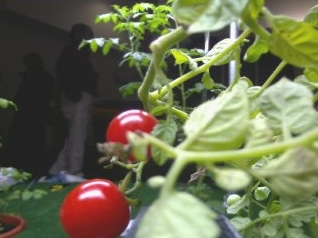
#> input picture Imagens/tomato_124.jpg, 318 x 238 px, found by its file name
$ python exemplo12.py
#> lines starting #> are read from the running program, lines starting #| are printed output that depends on the picture; after the words box and inside, x2 and y2 are one past the last pixel; in counts of white or black regions, pixels touching at a corner belong together
import cv2
import numpy as np
from matplotlib import pyplot as plt

I = cv2.imread('./Imagens/tomato_124.jpg')
#> I is the input picture: shape (238, 318, 3); mean B, G, R 82.4, 112.8, 109.7

#segmentação baseada em cor

r_ref = 166
g_ref = 32
b_ref = 33

delta = 20 #tolerância

B = I[:,:,0]
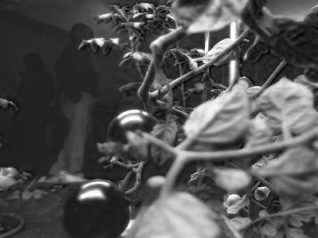
#> B: shape (238, 318); min 0, max 255, mean 82.4
G = I[:,:,1]
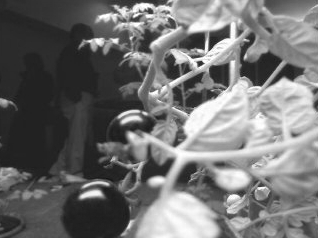
#> G: shape (238, 318); min 18, max 255, mean 112.8
R = I[:,:,2]
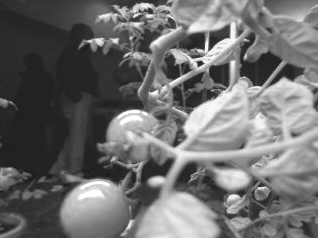
#> R: shape (238, 318); min 23, max 255, mean 109.7

Mb = (R>=(r_ref-delta)) & (R<=(r_ref+delta))
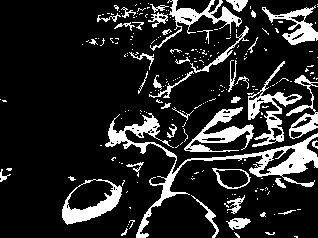
#> Mb: shape (238, 318) bool; 15.4% white; 234 white regions (190 under 20 px), largest, box (x1, y1, x2, y2) and area: (105, 113, 318, 238) 3068, (184, 107, 254, 152) 1088, (248, 61, 302, 147) 1067
Mg = (G>=(g_ref-delta)) & (G<=(g_ref+delta))
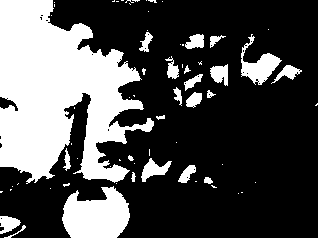
#> Mg: shape (238, 318) bool; 30.7% white; 67 white regions (44 under 20 px), largest, box (x1, y1, x2, y2) and area: (0, 0, 154, 184) 17140, (62, 186, 130, 238) 2589, (241, 34, 282, 85) 801
Mr = (B>=(b_ref-delta)) & (B<=(b_ref+delta))
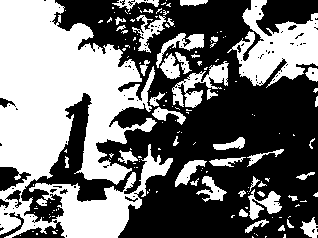
#> Mr: shape (238, 318) bool; 45% white; 157 white regions (114 under 20 px), largest, box (x1, y1, x2, y2) and area: (0, 0, 173, 238) 23472, (227, 0, 318, 88) 3993, (172, 61, 229, 108) 1012

M = Mb & Mg & Mr
#> M: shape (238, 318) bool; 1.6% white; 2 white regions, box (x1, y1, x2, y2) and area: (62, 186, 122, 225) 822, (108, 118, 154, 142) 365

#apresenta resultados
n_linhas,n_colunas,n_camadas = I.shape
#> n_linhas = 238; n_colunas = 318; n_camadas = 3
Ibin = np.zeros((n_linhas,n_colunas),dtype=np.uint8)

Ibin[M] = 255

# Criar subplot com 1 linha e 2 colunas
plt.figure(figsize=(12, 5))

# Primeira imagem (original)
plt.subplot(1, 2, 1)
plt.imshow(cv2.cvtColor(I, cv2.COLOR_BGR2RGB))
plt.title('Imagem Original')
plt.axis('off')

# Segunda imagem (segmentação)
plt.subplot(1, 2, 2)
plt.imshow(Ibin, cmap='gray')
plt.title('Segmentação por Cor')
plt.axis('off')

plt.tight_layout()
plt.show()
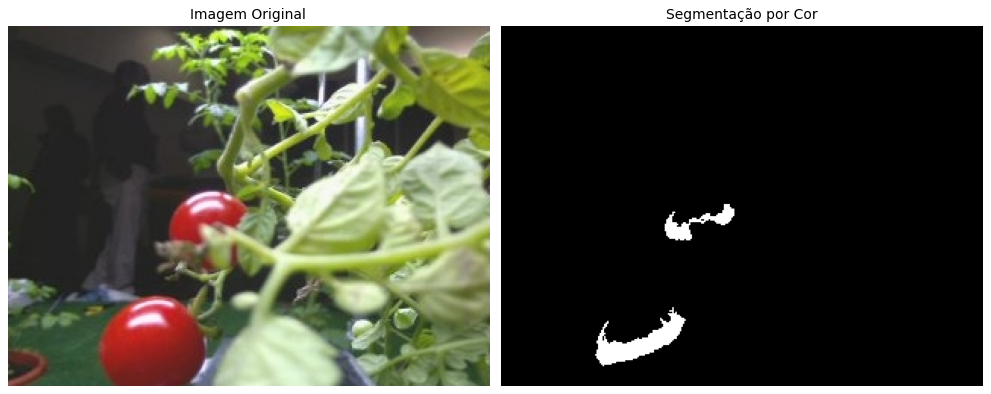
#> figure drawn by matplotlib, 2 panels

$ run again, with Imagens/Burrinhos.jpg copied over Imagens/tomato_124.jpg
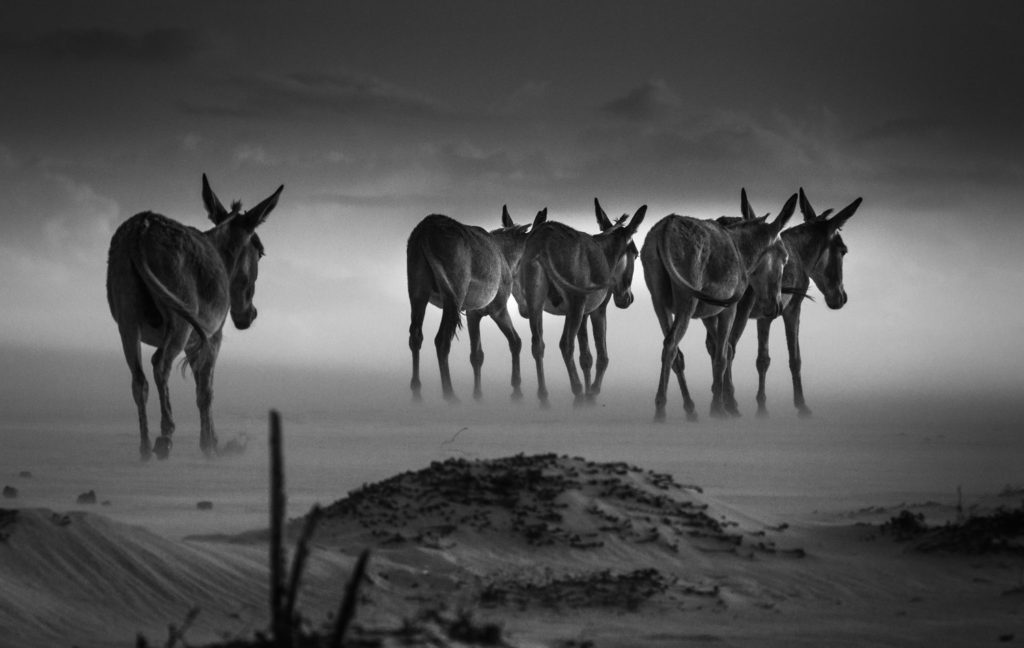
#> input picture Imagens/Burrinhos.jpg, 1024 x 648 px, found by its file name
#> I is the input picture: shape (648, 1024, 3); min 0, max 255, mean 83.7
#> `Mb = (R>=(r_ref-delta)) & (R<=(r_ref+delta))`:
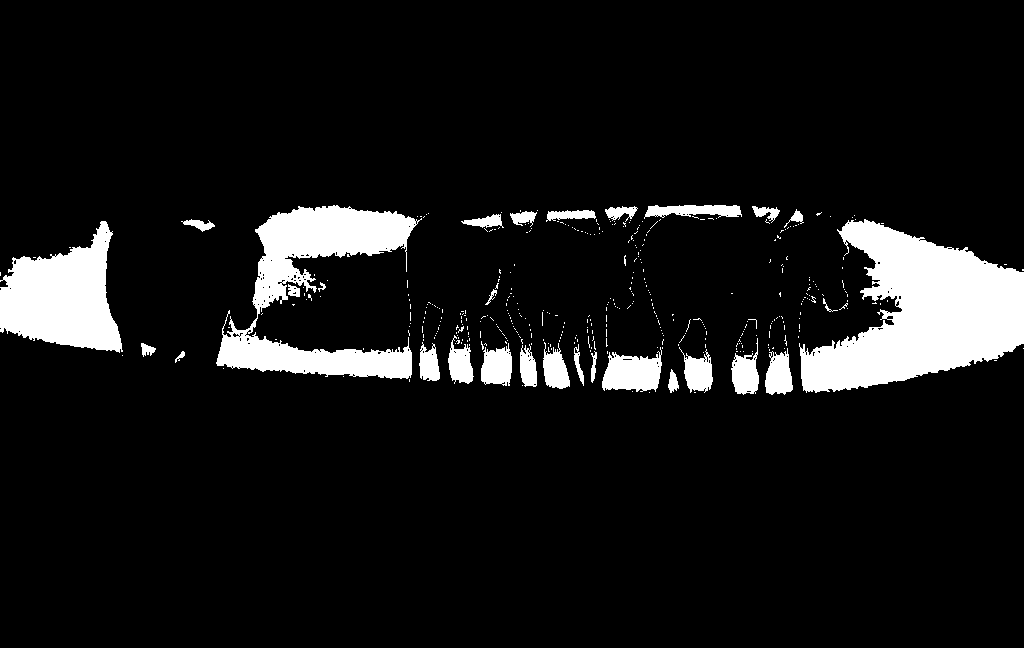
#> Mb: shape (648, 1024) bool; 8.8% white; 410 white regions (381 under 20 px), largest, box (x1, y1, x2, y2) and area: (799, 219, 1024, 393) 22082, (216, 205, 422, 379) 13815, (0, 221, 123, 353) 9921
#> Mg: shape (648, 1024) bool; 26.9% white; 407 white regions (318 under 20 px), largest, box (x1, y1, x2, y2) and area: (164, 412, 669, 648) 33380, (0, 0, 418, 125) 29707, (753, 0, 1024, 158) 28932
#> Mr: shape (648, 1024) bool; 28.1% white; 440 white regions (343 under 20 px), largest, box (x1, y1, x2, y2) and area: (85, 412, 669, 648) 35601, (0, 0, 440, 128) 32534, (728, 0, 1024, 160) 30625
#> M: shape (648, 1024) bool; every value is 0
#> `plt.show()`:
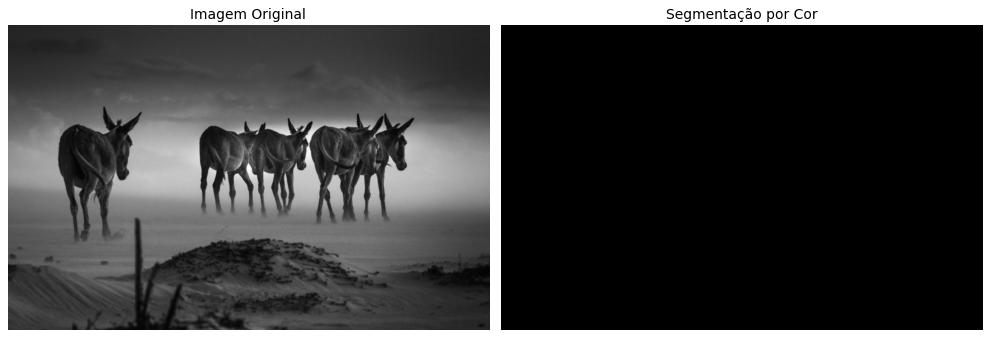
#> figure drawn by matplotlib, 2 panels

$ run again, with Imagens/Fingerprint.jpg copied over Imagens/tomato_124.jpg
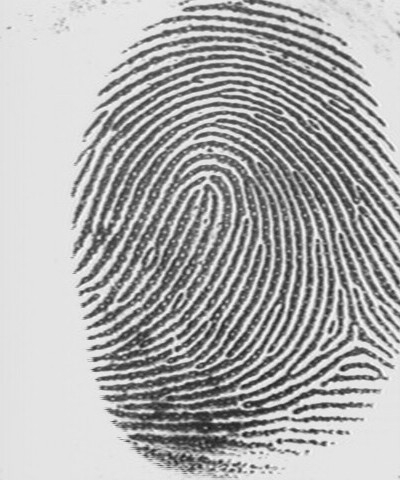
#> input picture Imagens/Fingerprint.jpg, 400 x 480 px, found by its file name
#> I is the input picture: shape (480, 400, 3); min 27, max 251, mean 173.8
#> `Mb = (R>=(r_ref-delta)) & (R<=(r_ref+delta))`:
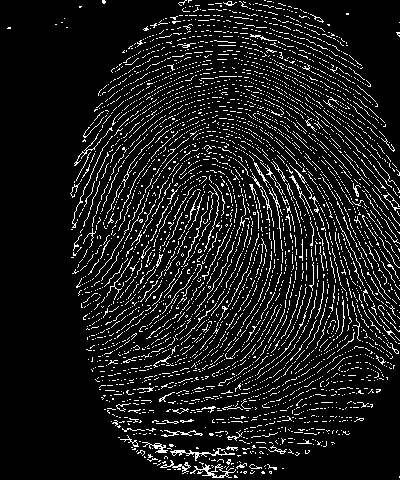
#> Mb: shape (480, 400) bool; 9.9% white in thin lines or dots
#> Mg: shape (480, 400) bool; 0.73% white in thin lines or dots, all inside (x1, y1, x2, y2) = (96, 102, 398, 466)
#> M: shape (480, 400) bool; every value is 0
#> `plt.show()`:
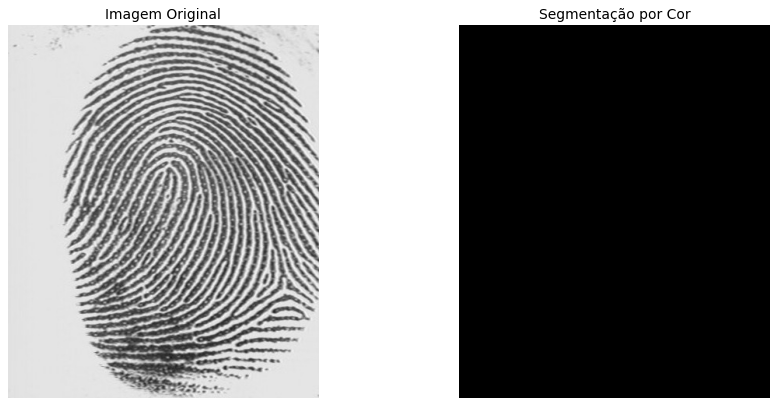
#> figure drawn by matplotlib, 2 panels
